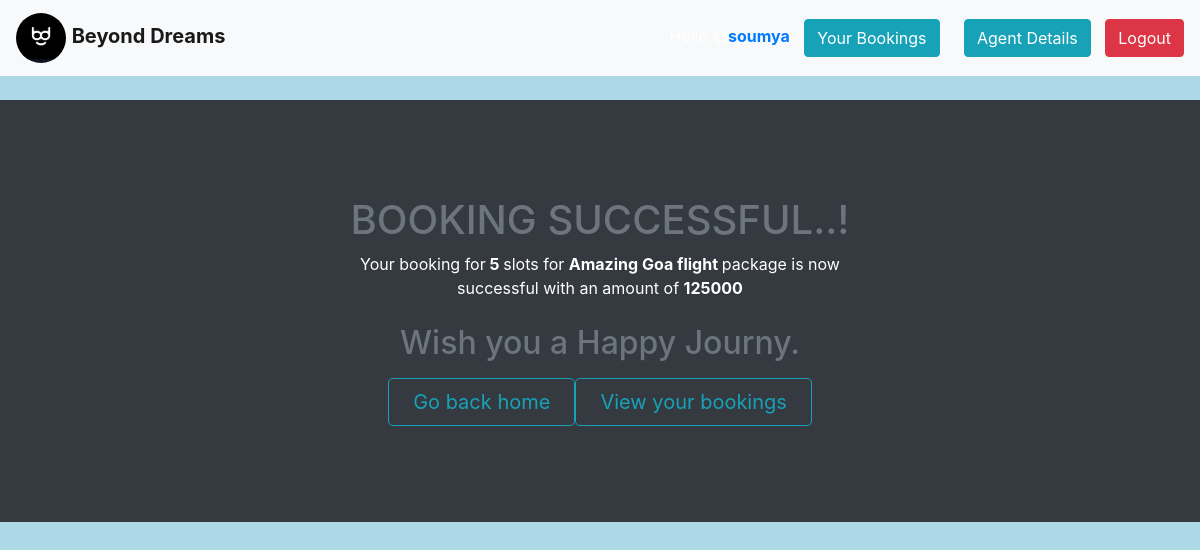
The app's page /booking_success/ (signed in) with its own data.
### backpacker/models.py (models this page shows)
class CustomUser(AbstractUser):
    is_agent = models.BooleanField('agent stat', default=False)
    is_customer = models.BooleanField('customer status', default=False)
    phone = models.CharField(max_length=10,default="")
    aadhar_no = models.CharField(max_length=12,default="")
    aadhar_image=models.ImageField(default="B.png")
    REQUIRED_FIELDS = []

class book(models.Model):
    user = models.ForeignKey(CustomUser, on_delete=models.CASCADE)
    package = models.ForeignKey(Package, on_delete=models.CASCADE,)
    time = models.DateField(auto_now=True)
    price = models.IntegerField()
    nos = models.IntegerField(default=1)
    agent = models.ForeignKey(Agent, on_delete=models.CASCADE)
    status = models.BooleanField(default=False)
    boarding=models.CharField(max_length=50,blank=True,null=True)
    class Meta:
        ordering = ['-time']

class Package(models.Model):
    title = models.CharField(max_length=100)
    agent = models.ForeignKey(Agent, on_delete=models.CASCADE, null=True)
    cost = models.IntegerField()
    duration = models.IntegerField()
    Location = models.CharField(max_length=100)
    ddate = models.DateField(
        validators=[MinValueValidator(datetime.date.today)])
    posteddate = models.DateField(auto_now=True)
    dloc = models.CharField(max_length=300)
    description = models.TextField(null=True, blank=True)
    slots = models.IntegerField(default=2)
    image = models.ImageField(default="B.png")
    users = models.ManyToManyField(
        CustomUser, related_name='participants', blank=True)
    mode = models.CharField(max_length=1, choices=Travel_mode,default="B")
    class Meta:
        ordering = ['-posteddate']
    def __str__(self):
        return self.title

### backpacker/decorators.py (the view)
    def wrap(request, *args, **kwargs):
        user=request.user
        if user.is_customer:
            return view_func(request, *args, **kwargs)
        else:
            messages.error(request, 'you must be an User')
            return render(request, "backpacker/login.html")

### backpacker/views.py (called while the page is built)
@login_required(login_url='login')
@customer_only
def booking_success(request):
    bookid = request.session['book_id']
    order = book.objects.get(id=bookid)
    context = {
        'order': order
    }
    return render(request, 'backpacker/booking_success.html', context)

### templates/backpacker/booking_success.html
{% extends 'main.html' %}
{% block content %}
<br>
<div class="bg-dark text-secondary px-4 py-5 text-center">
    <div class="py-5">
      <h1 class="display-5 fw-bold ">BOOKING SUCCESSFUL..!</h1>
      <div class="col-lg-6 mx-auto">
        <p class="fs-3 mb-4 text-white">Your booking for<b> {{order.nos}} </b> slots for <b> {{order.package}} </b> package is now successful with an amount of <B> {{order.price}}</b>
        <h2>Wish you a Happy Journy.</h2>
        </p>
        <div class="d-grid gap-2 d-sm-flex justify-content-sm-center">
        <a href="{% url 'package' %}">
          <button type="button" class="btn btn-outline-info btn-lg px-4 me-sm-3 fw-bold">Go back home</button></a>
          <a href="{% url 'bookinglist' %}">
          <button type="button" class="btn btn-outline-info btn-lg px-4">View your bookings</button>
          </a>
        </div>
      </div>
    </div>
  </div>
{% endblock content %}

### templates/main.html (shortened to what this page needs)
{% load static %}
<!DOCTYPE html>
<html lang="en">
  <head>
    <link
      rel="stylesheet"
      href="https://maxcdn.bootstrapcdn.com/bootstrap/4.0.0/css/bootstrap.min.css"
    />
  </head>
  <body style="background-color: lightblue">
    <nav class="navbar navbar-light bg-light">
    <ul class="nav navbar-nav navbar-left">
    <li>
      <a class="navbar-brand fw-bold" href="{% url 'index' %}">
        <img
          src="{% static 'images/bd.jpg' %}"
          width="50"
          height="50"
          class="d-inline-block align-center rounded-circle"
          alt=""
        />
       <b> Beyond Dreams </b>
      </a>
      </li>
      </ul>
      {% if request.user.is_authenticated %}
      <ul class="nav navbar-nav navbar-right">
      <li class="text-white">
      <span>Hello @<b><a href="{% url 'package' %}">{{request.user.username}}</a></b></span>
      {% if  request.user.is_customer is True and  not 'bookinglist' in request.path  %}
      <a href="{% url 'bookinglist' %}" class="link-dark">
          <button type="button" class="btn btn-info"style="margin:10px;">Your Bookings</button>
        </a>
        <a href="{% url 'Agentdetails' request.user.username %}" class="link-dark">
          <button type="button" class="btn btn-info"style="margin:10px;">Agent Details</button>
        </a>
        {% endif %}
        <a href="{% url 'logout' %}" class="link-dark">
          <button type="button" class="btn btn-danger">Logout</button>
        </a>
        </li>
      </ul>
      {% endif %}
    </nav>
    {% block content %} {% endblock %}
  </body>
</html>

### records on screen
CustomUser: user.username "soumya"
book: nos "5", package "Amazing Goa flight", price "125000"
